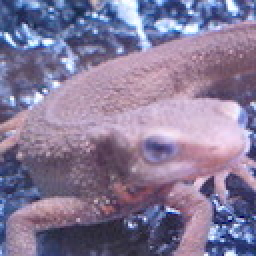
//> input picture assets/imori.jpg, 128 x 128 px (shown 2 times larger)
$ ./fast_defogging_test   (built with g++ and OpenCV 4)
//> lines starting //> are read from the running program, lines starting //| are printed output that depends on the picture
### cpp/advanced/image_defogging/dark_channel.hpp
#ifndef DARK_CHANNEL_HPP
#define DARK_CHANNEL_HPP

#include <opencv2/opencv.hpp>

namespace ip101 {
namespace advanced {

/**
 * @brief 暗通道去雾算法 (Dark Channel Prior)
 * @param src 输入图像
 * @param dst 输出图像
 * @param patch_size 局部区域的大小
 * @param omega 去雾强度参数 (0-1)
 * @param t0 透射率下限
 */
void dark_channel_defogging(const cv::Mat& src, cv::Mat& dst,
                           int patch_size = 15,
                           double omega = 0.95,
                           double t0 = 0.1);

/**
 * @brief 计算暗通道图像
 * @param src 输入彩色图像
 * @param dark 输出暗通道图像
 * @param patch_size 局部区域的大小
 */
void compute_dark_channel(const cv::Mat& src, cv::Mat& dark, int patch_size = 15);

/**
 * @brief 估计大气光照值
 * @param src 输入彩色图像
 * @param dark 暗通道图像
 * @param percent 用于估计的暗通道最亮像素的百分比
 * @return 估计的大气光照值(3通道)
 */
cv::Vec3d estimate_atmospheric_light(const cv::Mat& src, const cv::Mat& dark, double percent = 0.001);

/**
 * @brief 估计透射率图像
 * @param src 输入彩色图像
 * @param dark 暗通道图像
 * @param A 大气光照值
 * @param omega 去雾强度
 * @return 估计的透射率图像
 */
cv::Mat estimate_transmission(const cv::Mat& src, const cv::Mat& dark,
                             const cv::Vec3d& A, double omega);

/**
 * @brief 双边滤波改进的暗通道去雾算法
 * @param src 输入图像
 * @param dst 输出图像
 * @param patch_size 局部区域的大小
 * @param omega 去雾强度参数 (0-1)
 * @param t0 透射率下限
 */
void bilateral_dark_channel_defogging(const cv::Mat& src, cv::Mat& dst,
                                     int patch_size = 15,
                                     double omega = 0.95,
                                     double t0 = 0.1);

} // namespace advanced
} // namespace ip101

#endif // DARK_CHANNEL_HPP

### cpp/advanced/image_defogging/fast_defogging.hpp
#ifndef FAST_DEFOGGING_HPP
#define FAST_DEFOGGING_HPP

#include <opencv2/opencv.hpp>

namespace ip101 {
namespace advanced {

/**
 * @brief 基于最大对比度先验的快速去雾算法
 * @param src 输入图像
 * @param dst 输出图像
 * @param r 局部区域半径
 * @param lambda 对比度参数
 * @param t0 透射率下限
 */
void fast_max_contrast_defogging(const cv::Mat& src, cv::Mat& dst,
                                int r = 15,
                                double lambda = 0.2,
                                double t0 = 0.1);

/**
 * @brief 基于颜色线性转换的快速去雾算法
 * @param src 输入图像
 * @param dst 输出图像
 * @param alpha 对比度参数
 * @param beta 亮度参数
 */
void color_linear_transform_defogging(const cv::Mat& src, cv::Mat& dst,
                                     double alpha = 1.25,
                                     double beta = 20.0);

/**
 * @brief 基于对数反差增强的快速去雾算法
 * @param src 输入图像
 * @param dst 输出图像
 * @param gamma 伽马校正系数
 * @param gain 增益系数
 */
void logarithmic_enhancement_defogging(const cv::Mat& src, cv::Mat& dst,
                                      double gamma = 0.8,
                                      double gain = 2.0);

} // namespace advanced
} // namespace ip101

#endif // FAST_DEFOGGING_HPP

### cpp/advanced/image_defogging/fast_defogging.cpp
#include <advanced/defogging/fast_defogging.hpp>
#include <advanced/defogging/dark_channel.hpp>
#include <vector>
#include <algorithm>
#include <cmath>
#include <omp.h>

namespace ip101 {
namespace advanced {

void fast_max_contrast_defogging(const cv::Mat& src, cv::Mat& dst, int r, double lambda, double t0) {
    CV_Assert(!src.empty() && src.channels() == 3);
    CV_Assert(r > 0 && lambda > 0 && t0 > 0 && t0 < 1.0);

    // 创建输出图像
    dst.create(src.size(), src.type());

    // 1. 快速计算局部最大对比度
    cv::Mat gray;
    cv::cvtColor(src, gray, cv::COLOR_BGR2GRAY);
    gray.convertTo(gray, CV_64FC1, 1.0/255.0);

    // 计算梯度幅值
    cv::Mat grad_x, grad_y, gradient;
    cv::Sobel(gray, grad_x, CV_64F, 1, 0);
    cv::Sobel(gray, grad_y, CV_64F, 0, 1);
    cv::magnitude(grad_x, grad_y, gradient);

    // 计算局部最大梯度 - 使用滑动窗口的方法
    cv::Mat max_grad = cv::Mat::zeros(gray.size(), CV_64FC1);

    for (int y = 0; y < gray.rows; y++) {
        for (int x = 0; x < gray.cols; x++) {
            // 计算局部窗口范围
            int start_y = std::max(0, y - r);
            int end_y = std::min(gray.rows - 1, y + r);
            int start_x = std::max(0, x - r);
            int end_x = std::min(gray.cols - 1, x + r);

            double max_val = 0;
            for (int i = start_y; i <= end_y; i++) {
                for (int j = start_x; j <= end_x; j++) {
                    max_val = std::max(max_val, gradient.at<double>(i, j));
                }
            }

            max_grad.at<double>(y, x) = max_val;
        }
    }

    // 2. 估计粗透射率
    cv::Mat transmission = 1.0 - lambda * max_grad;

    // 3. 使用中值滤波平滑透射率
    cv::Mat refined_transmission;
    transmission.convertTo(refined_transmission, CV_8UC1, 255.0);
    cv::medianBlur(refined_transmission, refined_transmission, 5); // 使用5x5中值滤波
    refined_transmission.convertTo(refined_transmission, CV_64FC1, 1.0/255.0);

    // 4. 限制最小透射率
    cv::max(refined_transmission, t0, refined_transmission);

    // 5. 估计大气光照值
    cv::Vec3d A;

    // 找到亮度最高的前0.1%的像素
    int num_pixels = static_cast<int>(gray.total() * 0.001);
    num_pixels = std::max(1, num_pixels);

    // 创建亮度与位置的对应关系
    std::vector<std::pair<double, cv::Point>> intensity_pos;
    intensity_pos.reserve(gray.total());

    for (int y = 0; y < gray.rows; y++) {
        for (int x = 0; x < gray.cols; x++) {
            intensity_pos.push_back(std::make_pair(gray.at<double>(y, x), cv::Point(x, y)));
        }
    }

    // 按亮度降序排序
    std::partial_sort(intensity_pos.begin(), intensity_pos.begin() + num_pixels, intensity_pos.end(),
                     [](const std::pair<double, cv::Point>& a, const std::pair<double, cv::Point>& b) {
                         return a.first > b.first;
                     });

    // 计算亮度最高的像素的平均颜色作为大气光照
    double sum_b = 0, sum_g = 0, sum_r = 0;

    for (int i = 0; i < num_pixels; i++) {
        cv::Point p = intensity_pos[i].second;
        cv::Vec3b pixel = src.at<cv::Vec3b>(p);

        sum_b += pixel[0];
        sum_g += pixel[1];
        sum_r += pixel[2];
    }

    A = cv::Vec3d(sum_b / num_pixels, sum_g / num_pixels, sum_r / num_pixels);

    // 6. 恢复图像
    std::vector<cv::Mat> channels;
    cv::split(src, channels);

    std::vector<cv::Mat> recovered_channels(3);

    #pragma omp parallel for
    for (int c = 0; c < 3; c++) {
        // 转换为浮点
        cv::Mat channel_f;
        channels[c].convertTo(channel_f, CV_64FC1);

        // 应用散射模型
        cv::Mat recovered = cv::Mat(src.size(), CV_64FC1);

        for (int y = 0; y < src.rows; y++) {
            for (int x = 0; x < src.cols; x++) {
                double val = channel_f.at<double>(y, x);
                double t = refined_transmission.at<double>(y, x);

                // 恢复无雾图像
                recovered.at<double>(y, x) = (val - A[c]) / t + A[c];
            }
        }

        // 裁剪到[0, 255]范围
        recovered.convertTo(recovered_channels[c], CV_8UC1);
    }

    // 合并通道
    cv::merge(recovered_channels, dst);
}

void color_linear_transform_defogging(const cv::Mat& src, cv::Mat& dst, double alpha, double beta) {
    CV_Assert(!src.empty() && src.channels() == 3);
    CV_Assert(alpha > 0);

    // 创建输出图像
    dst.create(src.size(), src.type());

    // 转换为LAB颜色空间
    cv::Mat lab;
    cv::cvtColor(src, lab, cv::COLOR_BGR2Lab);

    // 分离通道
    std::vector<cv::Mat> channels;
    cv::split(lab, channels);

    // 只增强L通道
    cv::Mat& L = channels[0];

    // 线性变换: L' = alpha * L + beta
    L.convertTo(L, CV_8UC1, alpha, beta);

    // 合并通道
    cv::merge(channels, lab);

    // 转回BGR
    cv::cvtColor(lab, dst, cv::COLOR_Lab2BGR);

    // 额外的色彩校正
    cv::Mat hsv;
    cv::cvtColor(dst, hsv, cv::COLOR_BGR2HSV);

    std::vector<cv::Mat> hsv_channels;
    cv::split(hsv, hsv_channels);

    // 增加饱和度
    hsv_channels[1] *= 1.2;

    cv::merge(hsv_channels, hsv);
    cv::cvtColor(hsv, dst, cv::COLOR_HSV2BGR);
}

void logarithmic_enhancement_defogging(const cv::Mat& src, cv::Mat& dst, double gamma, double gain) {
    CV_Assert(!src.empty() && src.channels() == 3);
    CV_Assert(gamma > 0 && gain > 0);

    // 创建输出图像
    dst.create(src.size(), src.type());

    // 分离通道
    std::vector<cv::Mat> channels;
    cv::split(src, channels);

    std::vector<cv::Mat> enhanced_channels(3);

    #pragma omp parallel for
    for (int c = 0; c < 3; c++) {
        // 转换为浮点数
        cv::Mat channel_f;
        channels[c].convertTo(channel_f, CV_32F, 1.0 / 255.0);

        // 对数变换
        cv::Mat log_img;
        cv::log(channel_f + 1.0f, log_img); // 加1避免log(0)

        // 缩放对数图像
        log_img = gain * log_img;

        // 反对数变换
        cv::Mat exp_img;
        cv::exp(log_img, exp_img);
        exp_img -= 1.0f; // 减去之前加的1

        // 伽马校正
        cv::Mat gamma_img;
        cv::pow(exp_img, gamma, gamma_img);

        // 归一化并转回8位图像
        double min_val, max_val;
        cv::minMaxLoc(gamma_img, &min_val, &max_val);
        gamma_img = (gamma_img - min_val) * 255.0 / (max_val - min_val);

        gamma_img.convertTo(enhanced_channels[c], CV_8UC1);
    }

    // 合并通道
    cv::merge(enhanced_channels, dst);

    // 额外的色彩校正
    cv::Mat hsv;
    cv::cvtColor(dst, hsv, cv::COLOR_BGR2HSV);

    std::vector<cv::Mat> hsv_channels;
    cv::split(hsv, hsv_channels);

    // 增加饱和度
    hsv_channels[1] *= 1.1;

    cv::merge(hsv_channels, hsv);
    cv::cvtColor(hsv, dst, cv::COLOR_HSV2BGR);
}

} // namespace advanced
} // namespace ip101

### examples/advanced/fast_defogging_test.cpp
#include <iostream>
#include <vector>
#include <string>
#include <chrono>
#include <iomanip>
#include <filesystem>
#include <opencv2/opencv.hpp>
#include "advanced/defogging/fast_defogging.hpp"

using namespace std;
using namespace cv;

int main(int argc, char** argv) {
    cout << "=== Fast Defogging Algorithm Test ===" << endl;

    filesystem::create_directories("output/fast_defogging");

    string image_path = (argc > 1) ? argv[1] : "assets/imori.jpg";
    Mat src = imread(image_path);
//> src is the input picture: 128 rows x 128 cols, CV_8UC3; mean B, G, R 152.8, 121.8, 134.1
    if (src.empty()) {
        cerr << "Error: Cannot load image " << image_path << endl;
        return -1;
    }

    int rows = src.rows;
//> rows = 128
    int cols = src.cols;
//> cols = 128

    // 创建雾霾测试图像
    Mat hazy_image = src.clone();
    Mat depth_map = Mat::zeros(rows, cols, CV_32F);

    for (int i = 0; i < rows; ++i) {
        for (int j = 0; j < cols; ++j) {
            double distance = sqrt((i - rows/2) * (i - rows/2) + (j - cols/2) * (j - cols/2));
            double max_distance = sqrt((rows/2) * (rows/2) + (cols/2) * (cols/2));
            depth_map.at<float>(i, j) = distance / max_distance;
        }
    }
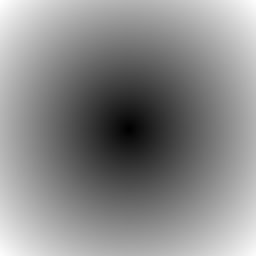
//> depth_map: 128 rows x 128 cols, CV_32FC1 (shown 2 times larger); min 0, max 1, mean 0.541

    double beta = 0.8;
    Vec3d A(255, 255, 255);

    Mat hazy_float;
    hazy_image.convertTo(hazy_float, CV_32F);
    vector<Mat> channels(3);
    split(hazy_float, channels);

    for (int c = 0; c < 3; ++c) {
        for (int i = 0; i < rows; ++i) {
            for (int j = 0; j < cols; ++j) {
                float t = exp(-beta * depth_map.at<float>(i, j));
                channels[c].at<float>(i, j) = channels[c].at<float>(i, j) * t + A[c] * (1 - t);
            }
        }
    }
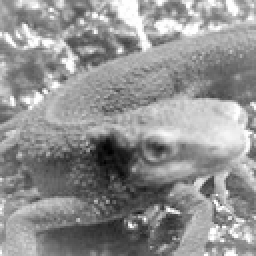
//> channels[0]: 128 rows x 128 cols, CV_32FC1 (shown 2 times larger); min 99.95, max 255, mean 188.6; drawn with min black and max white
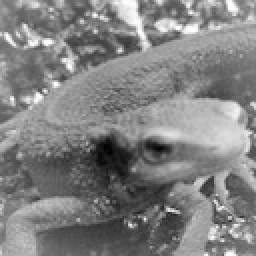
//> channels[1]: 128 rows x 128 cols, CV_32FC1 (shown 2 times larger); min 79.34, max 255, mean 168.8; drawn with min black and max white
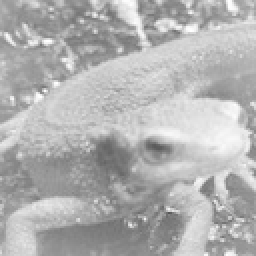
//> channels[2]: 128 rows x 128 cols, CV_32FC1 (shown 2 times larger); min 85.97, max 255, mean 178.1

    merge(channels, hazy_float);
    hazy_float.convertTo(hazy_image, CV_8U);

    // 性能测试
    Mat dst_max_contrast, dst_color_linear, dst_logarithmic;

    auto start = chrono::high_resolution_clock::now();
    ip101::advanced::fast_max_contrast_defogging(hazy_image, dst_max_contrast, 15, 0.8, 0.1);
//> after the loop in fast_max_contrast_defogging, `for (int y = 0; y < gray.rows; y++)`:
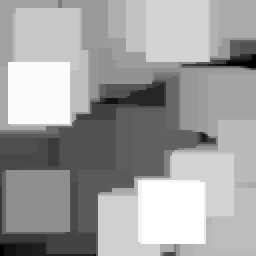
//> max_grad: 128 rows x 128 cols, CV_64FC1 (shown 2 times larger); min 0.525, max 1.76, mean 1.3; drawn with min black and max white
//> in fast_max_contrast_defogging, `cv::medianBlur(refined_transmission, refined_transmission, 5);`:
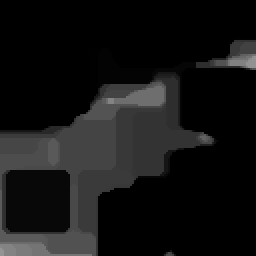
//> refined_transmission: 128 rows x 128 cols, CV_8UC1 (shown 2 times larger); min 0, max 148, mean 19.9
//> after the loop in fast_max_contrast_defogging, `for (int y = 0; y < gray.rows; y++)`: intensity_pos = 16384 items
//> the loop in fast_max_contrast_defogging, `for (int i = 0; i < num_pixels; i++)` made 16 passes
//> (p, pixel, sum_b, sum_g, sum_r) on passes 2 to 13: (Point(115, 2), [255, 255, 250], 510, 510, 503), (Point(114, 3), [255, 254, 253], 765, 764, 756), (Point(114, 1), [255, 255, 253], 1020, 1019, 1009), (Point(95, 15), [255, 254, 255], 1275, 1273, 1264), (Point(94, 14), [252, 255, 254], 1527, 1528, 1518), (Point(64, 0), [255, 255, 252], 1782, 1783, 1770), (Point(27, 41), [255, 255, 251], 2037, 2038, 2021), (Point(115, 1), [255, 255, 250], 2292, 2293, 2271), (Point(96, 15), [255, 255, 252], 2547, 2548, 2523), (Point(114, 2), [255, 255, 252], 2802, 2803, 2775), (Point(65, 2), [255, 254, 254], 3057, 3057, 3029), (Point(19, 47), [252, 254, 254], 3309, 3311, 3283)
//> (p, sum_b, sum_g, sum_r) on pass 1: (Point(93, 14), 255, 255, 253)
//> after the loop in fast_max_contrast_defogging, `for (int i = 0; i < num_pixels; i++)`: sum_b = 4069; sum_g = 4076; sum_r = 4037
//> in fast_max_contrast_defogging, `A = cv::Vec3d(sum_b / num_pixels, sum_g / num_pixels, sum_r / num_pixe..`: A = [254.3, 254.8, 252.3]
    auto end = chrono::high_resolution_clock::now();
    auto duration = chrono::duration_cast<chrono::microseconds>(end - start);
    cout << "Maximum Contrast Defogging Algorithm - Time: " << duration.count() << " microseconds" << endl;

    start = chrono::high_resolution_clock::now();
    ip101::advanced::color_linear_transform_defogging(hazy_image, dst_color_linear, 0.8, 0.1);
//> in color_linear_transform_defogging, `cv::cvtColor(src, lab, cv::COLOR_BGR2Lab);`: lab: 128 rows x 128 cols, CV_8UC3; mean of channels 0, 1, 2 179.6, 135.2, 119.2
//> in color_linear_transform_defogging, `cv::merge(channels, lab);`: lab: 128 rows x 128 cols, CV_8UC3; mean of channels 0, 1, 2 143.8, 135.2, 119.2
//> in color_linear_transform_defogging, `cv::cvtColor(dst, hsv, cv::COLOR_BGR2HSV);`: hsv: 128 rows x 128 cols, CV_8UC3; mean H, S, V 137.5, 39.6, 153.3
//> in color_linear_transform_defogging, `cv::merge(hsv_channels, hsv);`: hsv: 128 rows x 128 cols, CV_8UC3; mean H, S, V 137.5, 47.5, 153.3
    end = chrono::high_resolution_clock::now();
    duration = chrono::duration_cast<chrono::microseconds>(end - start);
    cout << "Color Linear Transform Defogging Algorithm - Time: " << duration.count() << " microseconds" << endl;

    start = chrono::high_resolution_clock::now();
    ip101::advanced::logarithmic_enhancement_defogging(hazy_image, dst_logarithmic, 0.8, 1.2);
    end = chrono::high_resolution_clock::now();
    duration = chrono::duration_cast<chrono::microseconds>(end - start);
    cout << "Logarithmic Enhancement Defogging Algorithm - Time: " << duration.count() << " microseconds" << endl;

    // 保存结果
    imwrite("output/fast_defogging/hazy_original.jpg", hazy_image);
    imwrite("output/fast_defogging/max_contrast_result.jpg", dst_max_contrast);
    imwrite("output/fast_defogging/color_linear_result.jpg", dst_color_linear);
    imwrite("output/fast_defogging/logarithmic_result.jpg", dst_logarithmic);

    // 创建对比图
    Mat comparison;
    hconcat(hazy_image, dst_max_contrast, comparison);
    hconcat(comparison, dst_color_linear, comparison);
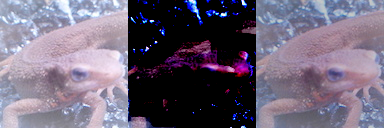
//> comparison: 128 rows x 384 cols, CV_8UC3; mean B, G, R 119.8, 101, 110
    hconcat(comparison, dst_logarithmic, comparison);
    imwrite("output/fast_defogging/comparison.jpg", comparison);

    cout << "Test completed, results saved to output/fast_defogging/ directory" << endl;
    return 0;
}
